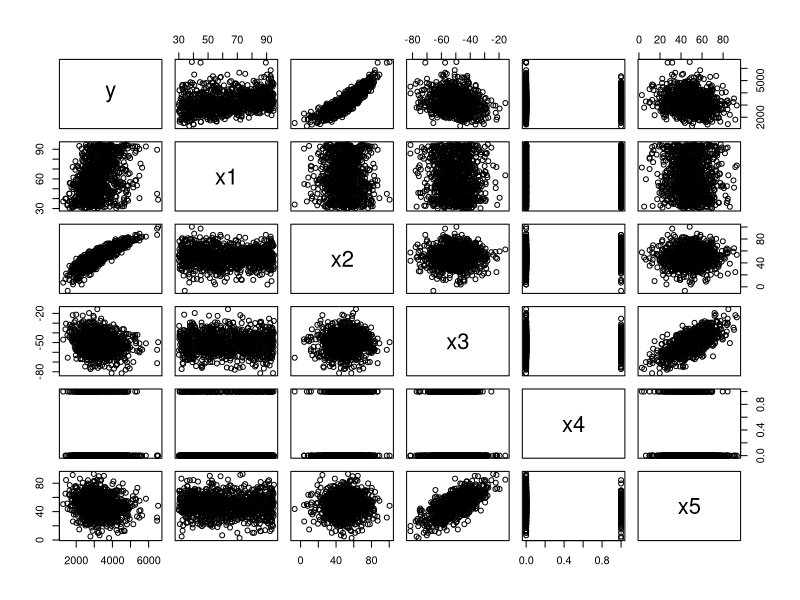

The R source for this figure: (Note: this script raises an error after producing the figure.)
# In this homework we work with mulitple linear regression.
# We deal with multicollinearity by taking out some variables
# by hand and then doing the F test for model reduction.

# read the data
mselect.data <- read.csv("data/mselect.csv", header=TRUE)
plot(mselect.data)

# take out all variables which aren't signifigant
# (but keep any main effect if its involved in higher order term)
x2sq = mselect.data$x2^2
mselect.mod.ful <- lm(y ~ .*. + poly(x1, 2) + poly(x2, 2) + poly(x3, 2) + poly(x5, 2), data=mselect.data)
mselect.mod.mod1 <- lm(y ~ x1 + x2 + x3 + x4 + x5 + x2:x5 + x3:x4 + x2sq, data=mselect.data)

# compare full mod and mod 1
# use the F-stat for reduced model versus full model
summary(mselect.mod.ful)
summary(mselect.mod.mod1)
anova(mselect.mod.mod1, mselect.mod.ful)

# check for multicollinearity using VIFs
vif(mselect.mod.mod1)

# backward using BIC
mselect.mod.mod2 = step(mselect.mod.ful, direction="backward", k=log(1000))

# make a model with what backward BIC chose
vif(mselect.mod.mod2)

